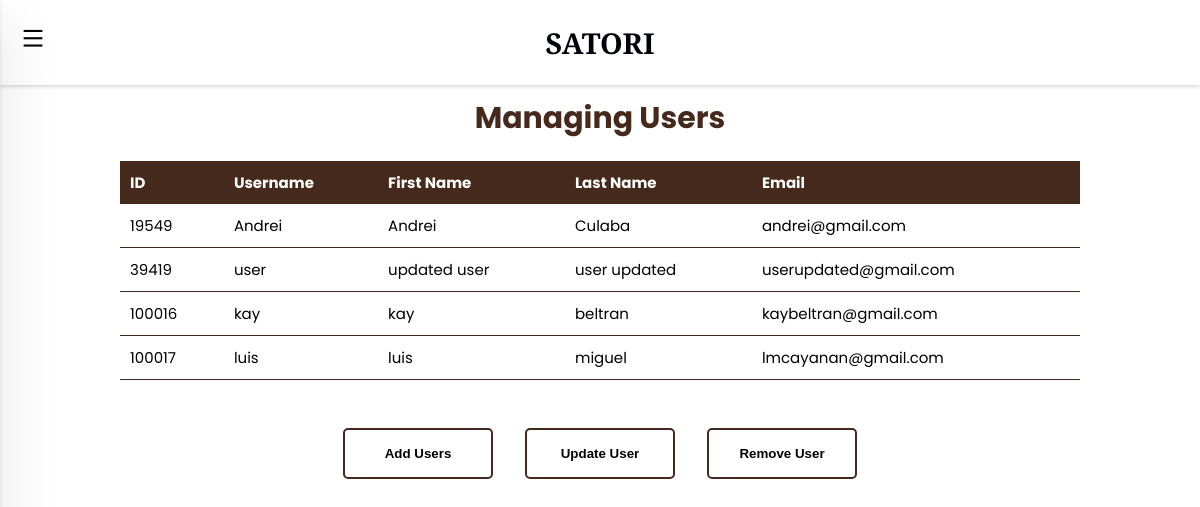
/edit-users.php (signed in), run on the app's committed database.
### tables this page shows
CREATE TABLE `users` (
  `ID` int(11) NOT NULL,
  `Username` varchar(50) NOT NULL,
  `FirstName` varchar(50) NOT NULL,
  `LastName` varchar(50) NOT NULL,
  `Email` varchar(50) NOT NULL,
  `Password` varchar(50) NOT NULL,
  `Date` timestamp NOT NULL DEFAULT current_timestamp(),
  `userType` varchar(50) NOT NULL
);

### edit-users.php (the view, shortened to what this page needs)
<?php
include("php/connection.php");
?>
<!DOCTYPE html>
<html lang="en">
<head>
    <link href="https://cdn.jsdelivr.net/npm/remixicon@4.2.0/fonts/remixicon.css" rel="stylesheet"/>
    <link rel="stylesheet" href="assets/css-backend/crud.css">
</head>
<body>
    <?php include("php/header.php") ?>
    <main>
        <h1>Managing Users</h1>
        <div class="container">
            <table>
                <tr>
                    <th>ID</th>
                    <th>Username</th>
                    <th>First Name</th>
                    <th>Last Name</th>
                    <th>Email</th>
                </tr>
                <?php
                    $sql = "SELECT * FROM users";
                    $result = mysqli_query($con, $sql);
                    $resultCheck = mysqli_num_rows($result);
                    if ($resultCheck > 0) {
                        while ($row = mysqli_fetch_assoc($result)) {
                            if ($row['userType'] !== 'admin') {
                                echo "<tr>";
                                echo "<td>" . $row["ID"] . "</td>";
                                echo "<td>" . $row["Username"] . "</td>";
                                echo "<td>" . $row["FirstName"] . "</td>";
                                echo "<td>" . $row["LastName"] . "</td>";
                                echo "<td>" . $row["Email"] . "</td>";
                                echo "</tr>";
                            }
                        }
                    } else {
                        echo "<tr><td colspan='6'>0 results</td></tr>";
                    }
                ?>
            </table>
        </div>
        <div class="buttons">
            <button id="add_user_btn">Add Users</button>
            <button id="update_user_btn">Update User</button>
            <button id="remove_user_btn">Remove User</button>
        </div>
    </main>
</body>
</html>

### assets/css-backend/crud.css (style rules this page uses)
:root { --first-color: #46291D; --second-color: #F5ECE1; --third-color: #303030; --white-color: hsl(0, 0%, 100%); --black-color: hsl(222, 100%, 2%); --container-color: linear-gradient(136deg, #4A2F1E, #3E2723); --title-font: "PT Serif", serif; --body-font: "Poppins", sans-serif; --second-font: "Montserrat", sans-serif; --biggest-font-size: 7.5rem; --h1-font-size: 3rem; --h2-font-size: 2.3rem; --big-font-size: 1.4rem; --normal-font-size: 1rem; --small-font-size: 0.7rem; --small-font-weight: 300; --font-regular: 400; --font-medium: 500; --font-bold: 800 ; --mb-0-5: 0.5rem; --mb-1: 1rem; --mb-1-5: 1.5rem; --mb-2: 2rem; --mb-2-25: 2.25rem; --mb-2-50: 2.5rem; --mb-2-75: 2.75rem; --z-tooltip: 10; --z-fixed: 100; }
* { margin: 0; padding: 0; box-sizing: border-box; }
html { scroll-behavior: smooth; }
body { font-family: var(--body-font); font-size: 15px; }
@media screen and (min-width: 320px) { h1 { text-align: center; color: var(--first-color); } }
@media screen and (min-width: 320px) { .container { display: flex; justify-content: center; } }
@media screen and (min-width: 320px) { table { width: 60%; border-collapse: collapse; margin-top: 20px; } }
@media screen and (min-width: 320px) { th { background-color: var(--first-color); color: white; font-weight: bold; padding: 10px; text-align: left; } }
@media screen and (min-width: 320px) { td { padding: 10px; border-bottom: 1px solid var(--first-color); } }
@media screen and (min-width: 320px) { main { padding-top: 6rem; } }
@media screen and (min-width: 320px) { .buttons { margin-top: 1rem; padding: 1rem; display: flex; justify-content: center; align-items: center; gap: 1rem; margin-bottom: 10vh; } }
@media screen and (min-width: 320px) { .buttons button, .send { padding: 0.5rem; background-color: transparent; border: solid 2px var(--first-color); font-weight: bold; border-radius: 5px; transition: 0.4s; cursor: pointer; } }
@media screen and (min-width: 767px) { table { width: 80%; } }
@media screen and (min-width: 767px) { .buttons { padding: 2rem; gap: 2rem; } }
@media screen and (min-width: 767px) { .buttons button, .send { padding: 1rem; min-width: 150px; } }

### data on the page
users: ID "19549", Username "Andrei", FirstName "Andrei", LastName "Culaba", Email "andrei@gmail.com"
users: ID "39419", Username "user", FirstName "updated user", LastName "user updated", Email "userupdated@gmail.com"
users: ID "100016", Username "kay", FirstName "kay", LastName "beltran", Email "kaybeltran@gmail.com"
users: ID "100017", Username "luis", FirstName "luis", LastName "miguel", Email "lmcayanan@gmail.com"
